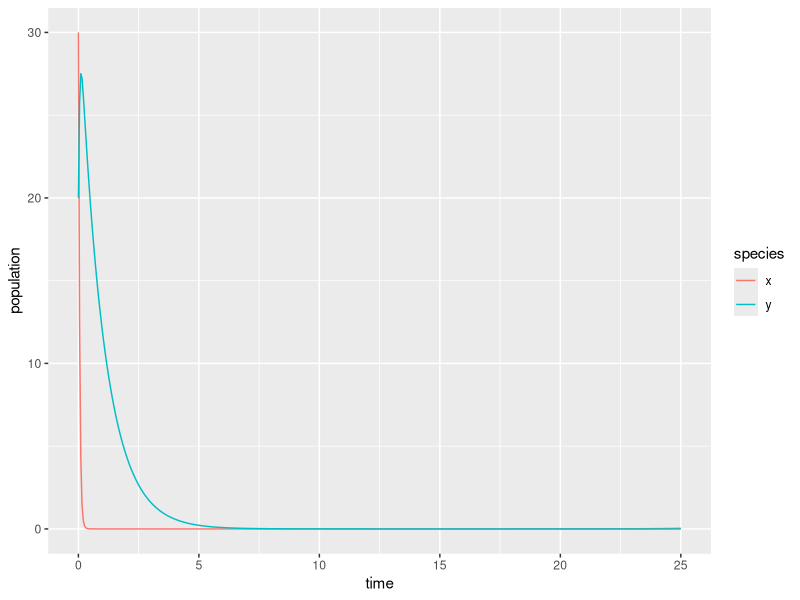

The R script that drew this image:
## ---- chunk 1
knitr::opts_chunk$set(echo = TRUE)
library(tidyverse)
#install.packages("deSolve")
library(deSolve)
#install.packages("kableExtra")
library(kableExtra)
## ---- chunk 2
# Create a sequence of times (days): 
time <- seq(0, 25, by = 0.05)

# Set some parameter values (these can change - keep it in mind):
parameters <- c(alpha = .75, beta = 0.8, delta = 0.3, gamma = 1)

# Set the initial condition (prey and predator populations at t = 0).
# Recall: x = prey, y = predator
init_cond <- c(x = 30, y = 20)

# Prepare the series of differential equations as a function: 
lk_equations <- function(time, init_cond, parameters) {
  with(as.list(c(init_cond, parameters)), {
    dxdt = alpha * x - beta * x * y
    dydt = delta * x * y - gamma * y
    return(list(c(dxdt, dydt)))
  })
}

# Find the approximate the solution using `deSolve::ode()`:
approx_lk <- ode(y = init_cond, times = time, func = lk_equations, parms = parameters)

# Check the class: 
class(approx_lk)

# We really want this to be a data frame, and we want both prey (x) and predator (y) to be in the same column -- we'll learn why in EDS 221 (tidy data)
approx_lk_df <- data.frame(approx_lk) %>% 
  pivot_longer(cols = c(x,y), names_to = "species", values_to = "population")

# Plot it! 
ggplot(data = approx_lk_df, aes(x = time, y = population)) +
  geom_line(aes(color = species))
